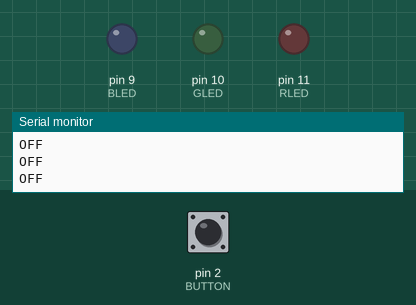
Recording of a sketch running on a simulated Arduino Uno, built with avr-gcc and run on an emulated ATmega328P. On the bench: output pins drawn as LEDs (lit = HIGH), the last lines printed to the serial monitor. The test bench sets the inputs (shaded band); at power-on: pin 2 (BUTTON) LOW.

Above: at 1.2 s.
1.3 s: pin 2 (BUTTON) pulled HIGH for 0.15 s
At 2.4 s:
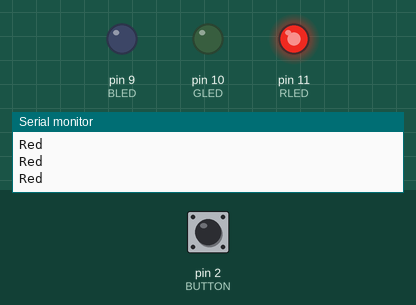
2.9 s: pin 2 (BUTTON) pulled HIGH for 1 s
At 3.7 s:
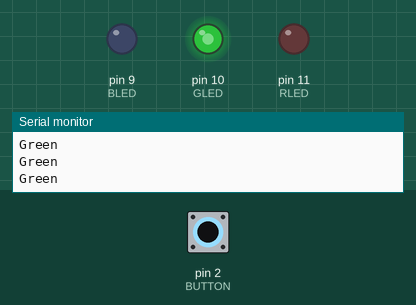
5.4 s: pin 2 (BUTTON) pulled HIGH for 0.15 s
At 5.8 s:
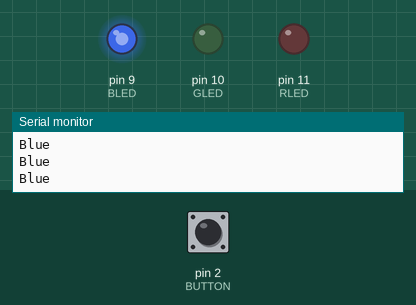
7.0 s: pin 2 (BUTTON) pulled HIGH for 3.2 s
At 8.1 s:
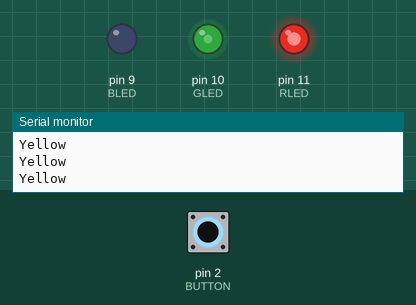
11.7 s: pin 2 (BUTTON) pulled HIGH for 0.15 s
At 12.9 s:
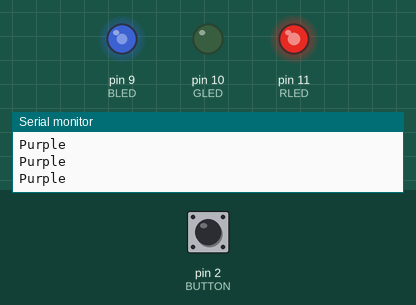
13.3 s: pin 2 (BUTTON) pulled HIGH for 1 s
At 14.0 s:
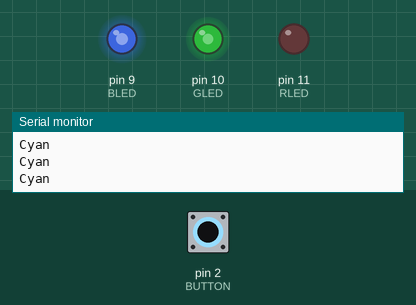
Timing chart, 0 to 16.3 s (numbered marks = the images above; inputs shaded):
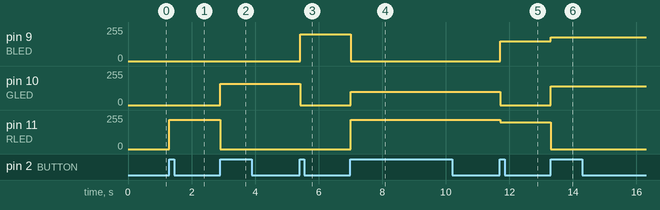

The sketch:

RGB_LED_ColorControllerUsingPushButton.ino
```cpp
// ===== PIN DEFINITIONS =====
const int BLED = 9;     // Blue (PWM)
const int GLED = 10;    // Green (PWM)
const int RLED = 11;    // Red (PWM)
const int BUTTON = 2;   // Push button

boolean lastButton = LOW;
boolean currentButton = LOW;
int ledMode = 0;

void setup() {
  pinMode(BLED, OUTPUT);
  pinMode(GLED, OUTPUT);
  pinMode(RLED, OUTPUT);
  pinMode(BUTTON, INPUT);

  Serial.begin(9600);   // added for Serial output
}

// Debounce
boolean debounce(boolean last) {
  boolean current = digitalRead(BUTTON);
  if (last != current) {
    delay(5);
    current = digitalRead(BUTTON);
  }
  return current;
}

void setMode(int mode) {

  if (mode == 0) {        //
    Serial.println("OFF");
    analogWrite(RLED, 0);
    analogWrite(GLED, 0);
    analogWrite(BLED, 0);
  }

  else if (mode == 1) {   // RED
    Serial.println("Red");
    analogWrite(RLED, 220);
    analogWrite(GLED, 0);
    analogWrite(BLED, 0);
  }

  else if (mode == 2) {   // GREEN
    Serial.println("Green");
    analogWrite(RLED, 0);
    analogWrite(GLED, 160);
    analogWrite(BLED, 0);
  }

  else if (mode == 3) {   //
    Serial.println("Blue");
    analogWrite(RLED, 0);
    analogWrite(GLED, 0);
    analogWrite(BLED, 200);
  }

  else if (mode == 4) {   // YELLOW
    Serial.println("Yellow");
    analogWrite(RLED, 220);
    analogWrite(GLED, 100);
    analogWrite(BLED, 0);
  }

  else if (mode == 5) {   // PURPLE
    Serial.println("Purple");
    analogWrite(RLED, 200);
    analogWrite(GLED, 0);
    analogWrite(BLED, 150);
  }

  else if (mode == 6) {   // CYAN
    Serial.println("Cyan");
    analogWrite(RLED, 0);
    analogWrite(GLED, 140);
    analogWrite(BLED, 180);
  }

  else if (mode == 7) {   // WHITE
    Serial.println("White");
    analogWrite(RLED, 160);
    analogWrite(GLED, 160);
    analogWrite(BLED, 160);
  }

  else if (mode == 8) {   // PINK
    Serial.println("Pink");
    analogWrite(RLED, 200);
    analogWrite(GLED, 0);
    analogWrite(BLED, 120);
  }

  else if (mode == 9) {   // ORANGE
    Serial.println("Orange");
    analogWrite(RLED, 240);
    analogWrite(GLED, 20);
    analogWrite(BLED, 0);
  }
}

void loop() {
  currentButton = debounce(lastButton);

  if (lastButton == LOW && currentButton == HIGH) {
    ledMode++;
  }

  lastButton = currentButton;

  if (ledMode > 9) {
    ledMode = 0;
  }

  setMode(ledMode);
}
```

Measured:
- after the input at 1.3 s, pin 11 (RLED): 0/255 → 220/255 at once
- after the input at 2.9 s, pin 10 (GLED): 0/255 → 160/255 at once; pin 11 (RLED): 220/255 → 0/255 at once
- after the input at 5.4 s, pin 9 (BLED): 0/255 → 200/255 at once; pin 10 (GLED): 160/255 → 0/255 at once
- after the input at 7.0 s, pin 9 (BLED): 200/255 → 0/255 at once; pin 10 (GLED): 0/255 → 100/255 at once; pin 11 (RLED): 0/255 → 220/255 at once
- after the input at 11.7 s, pin 9 (BLED): 0/255 → 150/255 at once; pin 10 (GLED): 100/255 → 0/255 at once; pin 11 (RLED): 220/255 → 200/255 at once
- after the input at 13.3 s, pin 9 (BLED): 150/255 → 180/255 at once; pin 10 (GLED): 0/255 → 140/255 at once; pin 11 (RLED): 200/255 → 0/255 at once
